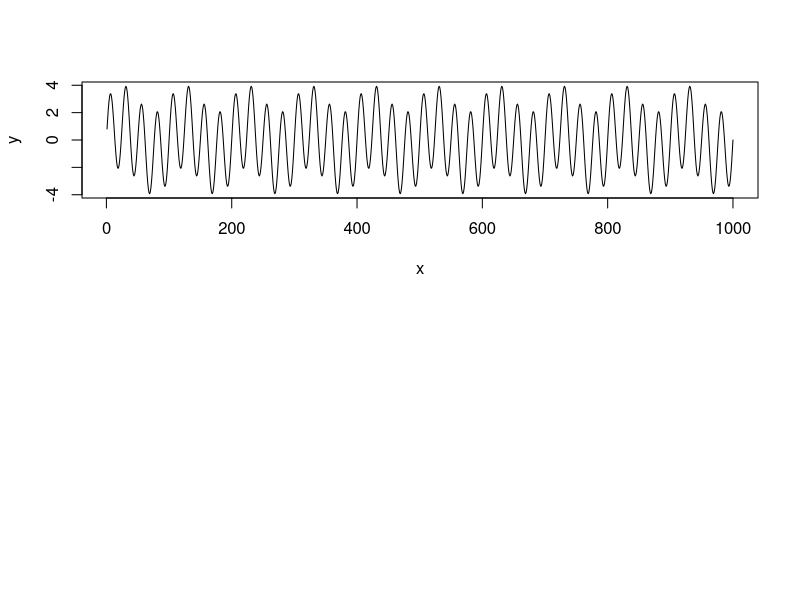

Write the R code that produced this figure. (Note: this script raises an error after producing the figure.)
library(plyr)
library(doBy)
#####Download from http://stackoverflow.com/questions/3485456/useful-little-functions-in-r

#main function
#example
x=c(1:1000)
y=sin(2*pi*x*0.01)+3*sin(2*pi*x*0.04)
pdf("fft.transform.example.pdf")
par(mfrow=c(2,1))
plot(x,y,ty='l')
test_ff=plotFFT(x,y,1)
dev.off()

#real data
#real data
plotFFTaxes <- function(x, y, samplingFreq, shadeNyq=FALSE, showPeriod = TRUE)
{
	Nyq.Freq <- samplingFreq/2
	FFTFreqs <- getFFTFreqs(Nyq.Freq, y)
	
	FFT <- fft(y)
	modFFT <- Mod(FFT)
	FFTdata <- cbind(FFTFreqs, modFFT)
	plot(FFTdata[1:nrow(FFTdata)/2,], t="l", pch=20, lwd=2, cex=0.8, axes=F, main="",
			xlab="Frequency (Hz)", ylab="Power",ylim=c(0,6))
	axis(2,tck=0.01, at=seq(0,6,by=2),las=2) ##modify
	axis(1,tck=0.01, at=seq(0,max(FFTFreqs),by=0.02),las=2) ##modify
	if (showPeriod == TRUE)
	{
		# Period axis on top        
		a <- axis(3, lty=0, labels=FALSE)
		axis(3, cex.axis=0.6, labels=format(1/a, digits=2), at=a)
	}
	if (shadeNyq == TRUE)
	{
		# Gray out lower frequencies
		rect(0, 0, 2/max(x), max(FFTdata[,2])*2, col="gray", density=30)
	}
	
	ret <- list("freq"=FFTFreqs, "FFT"=FFT, "modFFT"=modFFT)
	return (ret)
}
distance=x
distancePairFre=test
par(mfrow=c(2,1))
plot(distance,distancePairFre,ty='l')
test_fft=plotFFT(distance,distancePairFre,1)
plot(distance,distancePairFre,ty='l')
test_ff=plotFFTaxes(distance,distancePairFre,1)




# Gets the frequencies returned by the FFT function
getFFTFreqs <- function(Nyq.Freq, data)
{
	if ((length(data) %% 2) == 1) # Odd number of samples
	{
		FFTFreqs <- c(seq(0, Nyq.Freq, length.out=(length(data)+1)/2), 
				seq(-Nyq.Freq, 0, length.out=(length(data)-1)/2))
	}
	else # Even number
	{
		FFTFreqs <- c(seq(0, Nyq.Freq, length.out=length(data)/2), 
				seq(-Nyq.Freq, 0, length.out=length(data)/2))
	}
	
	return (FFTFreqs)
}

# FFT plot
# Params:
# x,y -> the data for which we want to plot the FFT 
# samplingFreq -> the sampling frequency
# shadeNyq -> if true the region in [0;Nyquist frequency] will be shaded
# showPeriod -> if true the period will be shown on the top
# Returns a list with:
# freq -> the frequencies
# FFT -> the FFT values
# modFFT -> the modulus of the FFT
plotFFT <- function(x, y, samplingFreq, shadeNyq=FALSE, showPeriod = TRUE)
{
	Nyq.Freq <- samplingFreq/2
	FFTFreqs <- getFFTFreqs(Nyq.Freq, y)
	
	FFT <- fft(y)
	modFFT <- Mod(FFT)
	FFTdata <- cbind(FFTFreqs, modFFT)
	plot(FFTdata[1:nrow(FFTdata)/2,], t="l", pch=20, lwd=2, cex=0.8,  main="",
			xlab="Frequency (Hz)", ylab="Power")
	
	if (showPeriod == TRUE)
	{
		# Period axis on top        
		a <- axis(3, lty=0, labels=FALSE)
		axis(3, cex.axis=0.6, labels=format(1/a, digits=2), at=a)
	}
	if (shadeNyq == TRUE)
	{
		# Gray out lower frequencies
		rect(0, 0, 2/max(x), max(FFTdata[,2])*2, col="gray", density=30)
	}
	
	ret <- list("freq"=FFTFreqs, "FFT"=FFT, "modFFT"=modFFT)
	return (ret)
}
